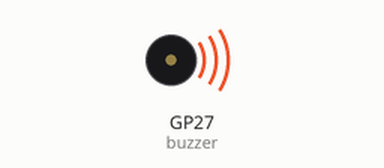
This program was run on a simulated Raspberry Pi Pico running MicroPython. Shown: buzzer (waves = sounding).

Above: at 0.5 s.
Timing chart, 0 to 9.1 s (numbered marks = the images above):
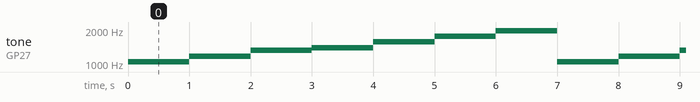

The program:

L8_buzzer.py
```python
from machine import Pin, PWM
from time import sleep

buzzer = PWM(Pin(27))
while True:
    buzzer.freq(1046) #DO
    buzzer.duty_u16(1000)
    sleep(1)
    buzzer.freq(1175) #RE
    buzzer.duty_u16(1000)
    sleep(1)
    buzzer.freq(1318) #MI
    buzzer.duty_u16(1000)
    sleep(1)
    buzzer.freq(1397) #FA
    buzzer.duty_u16(1000)
    sleep(1)
    buzzer.freq(1568) #SO
    buzzer.duty_u16(1000)
    sleep(1)
    buzzer.freq(1760) #LA
    buzzer.duty_u16(1000)
    sleep(1)
    buzzer.freq(1967) #SI
    buzzer.duty_u16(1000)
    sleep(1)
```

Measured:
- by itself, tone on GP27 (buzzer): repeats every 7.0 s: 1175 Hz 1.0 s, 1318 Hz 1.0 s, 1397 Hz 1.0 s, 1568 Hz 1.0 s, 1760 Hz 1.0 s, 1967 Hz 1.0 s, 1046 Hz 1.0 s
